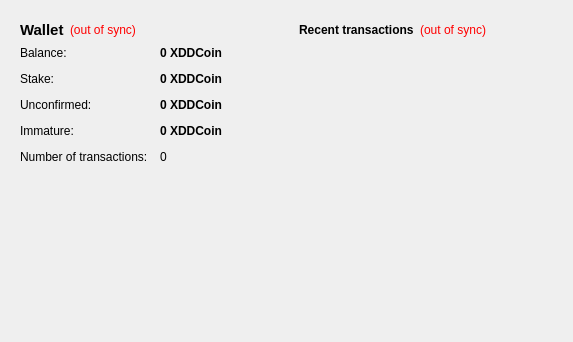
<?xml version="1.0" encoding="UTF-8"?>
<ui version="4.0">
 <class>OverviewPage</class>
 <widget class="QWidget" name="OverviewPage">
  <property name="geometry">
   <rect>
    <x>0</x>
    <y>0</y>
    <width>573</width>
    <height>342</height>
   </rect>
  </property>
  <property name="windowTitle">
   <string>Form</string>
  </property>
  <property name="styleSheet">
   <string notr="true">#OverviewPage {  }</string>
  </property>
  <layout class="QHBoxLayout" name="horizontalLayout" stretch="1,1">
   <item>
    <layout class="QVBoxLayout" name="verticalLayout_2">
     <item>
      <widget class="QFrame" name="frame">
       <property name="styleSheet">
        <string notr="true"/>
       </property>
       <layout class="QVBoxLayout" name="verticalLayout_4">
        <item>
         <layout class="QHBoxLayout" name="horizontalLayout_4">
          <item>
           <widget class="QLabel" name="label_5">
            <property name="font">
             <font>
              <pointsize>11</pointsize>
              <weight>75</weight>
              <bold>true</bold>
             </font>
            </property>
            <property name="styleSheet">
             <string notr="true"></string>
            </property>
            <property name="text">
             <string>Wallet</string>
            </property>
           </widget>
          </item>
          <item>
           <widget class="QLabel" name="labelWalletStatus">
            <property name="toolTip">
             <string>The displayed information may be out of date. Your wallet automatically synchronizes with the XDDCoin network after a connection is established, but this process has not completed yet.</string>
            </property>
            <property name="styleSheet">
             <string notr="true">QLabel { color: red; }</string>
            </property>
            <property name="text">
             <string notr="true">(out of sync)</string>
            </property>
            <property name="alignment">
             <set>Qt::AlignLeading|Qt::AlignLeft|Qt::AlignVCenter</set>
            </property>
           </widget>
          </item>
          <item>
           <spacer name="horizontalSpacer_2">
            <property name="orientation">
             <enum>Qt::Horizontal</enum>
            </property>
            <property name="sizeHint" stdset="0">
             <size>
              <width>40</width>
              <height>20</height>
             </size>
            </property>
           </spacer>
          </item>
         </layout>
        </item>
        <item>
         <layout class="QFormLayout" name="formLayout_2">
          <property name="fieldGrowthPolicy">
           <enum>QFormLayout::AllNonFixedFieldsGrow</enum>
          </property>
          <property name="horizontalSpacing">
           <number>12</number>
          </property>
          <property name="verticalSpacing">
           <number>12</number>
          </property>
          <item row="0" column="0">
           <widget class="QLabel" name="label">
            <property name="styleSheet">
             <string notr="true"></string>
            </property>
            <property name="text">
             <string>Balance:</string>
            </property>
           </widget>
          </item>
          <item row="0" column="1">
           <widget class="QLabel" name="labelBalance">
            <property name="font">
             <font>
              <weight>75</weight>
              <bold>true</bold>
             </font>
            </property>
            <property name="cursor">
             <cursorShape>IBeamCursor</cursorShape>
            </property>
            <property name="toolTip">
             <string>Your current balance</string>
            </property>
            <property name="styleSheet">
             <string notr="true"></string>
            </property>
            <property name="text">
             <string notr="true">0 XDDCoin</string>
            </property>
            <property name="textInteractionFlags">
             <set>Qt::LinksAccessibleByMouse|Qt::TextSelectableByKeyboard|Qt::TextSelectableByMouse</set>
            </property>
           </widget>
          </item>
          <item row="1" column="0">
           <widget class="QLabel" name="label_6">
            <property name="styleSheet">
             <string notr="true"></string>
            </property>
            <property name="text">
             <string>Stake:</string>
            </property>
           </widget>
          </item>
          <item row="1" column="1">
           <widget class="QLabel" name="labelStake">
            <property name="font">
             <font>
              <weight>75</weight>
              <bold>true</bold>
             </font>
            </property>
            <property name="cursor">
             <cursorShape>IBeamCursor</cursorShape>
            </property>
            <property name="toolTip">
             <string>Total of coins that was staked, and do not yet count toward the current balance</string>
            </property>
            <property name="styleSheet">
             <string notr="true"></string>
            </property>
            <property name="text">
             <string notr="true">0 XDDCoin</string>
            </property>
            <property name="textInteractionFlags">
             <set>Qt::LinksAccessibleByMouse|Qt::TextSelectableByKeyboard|Qt::TextSelectableByMouse</set>
            </property>
           </widget>
          </item>
          <item row="2" column="0">
           <widget class="QLabel" name="label_3">
            <property name="styleSheet">
             <string notr="true"></string>
            </property>
            <property name="text">
             <string>Unconfirmed:</string>
            </property>
           </widget>
          </item>
          <item row="2" column="1">
           <widget class="QLabel" name="labelUnconfirmed">
            <property name="font">
             <font>
              <weight>75</weight>
              <bold>true</bold>
             </font>
            </property>
            <property name="cursor">
             <cursorShape>IBeamCursor</cursorShape>
            </property>
            <property name="toolTip">
             <string>Total of transactions that have yet to be confirmed, and do not yet count toward the current balance</string>
            </property>
            <property name="styleSheet">
             <string notr="true"></string>
            </property>
            <property name="text">
             <string notr="true">0 XDDCoin</string>
            </property>
            <property name="textInteractionFlags">
             <set>Qt::LinksAccessibleByMouse|Qt::TextSelectableByKeyboard|Qt::TextSelectableByMouse</set>
            </property>
           </widget>
          </item>
          <item row="3" column="0">
           <widget class="QLabel" name="labelImmatureText">
            <property name="styleSheet">
             <string notr="true"></string>
            </property>
            <property name="text">
             <string>Immature:</string>
            </property>
           </widget>
          </item>
          <item row="3" column="1">
           <widget class="QLabel" name="labelImmature">
            <property name="font">
             <font>
              <weight>75</weight>
              <bold>true</bold>
             </font>
            </property>
            <property name="toolTip">
             <string>Mined balance that has not yet matured</string>
            </property>
            <property name="styleSheet">
             <string notr="true"></string>
            </property>
            <property name="text">
             <string notr="true">0 XDDCoin</string>
            </property>
            <property name="textInteractionFlags">
             <set>Qt::LinksAccessibleByMouse|Qt::TextSelectableByKeyboard|Qt::TextSelectableByMouse</set>
            </property>
           </widget>
          </item>
          <item row="4" column="0">
           <widget class="QLabel" name="label_2">
            <property name="styleSheet">
             <string notr="true"></string>
            </property>
            <property name="text">
             <string>Number of transactions:</string>
            </property>
           </widget>
          </item>
          <item row="4" column="1">
           <widget class="QLabel" name="labelNumTransactions">
            <property name="toolTip">
             <string>Total number of transactions in wallet</string>
            </property>
            <property name="styleSheet">
             <string notr="true"></string>
            </property>
            <property name="text">
             <string notr="true">0</string>
            </property>
           </widget>
          </item>
         </layout>
        </item>
       </layout>
      </widget>
     </item>
     <item>
      <spacer name="verticalSpacer">
       <property name="orientation">
        <enum>Qt::Vertical</enum>
       </property>
       <property name="sizeHint" stdset="0">
        <size>
         <width>20</width>
         <height>40</height>
        </size>
       </property>
      </spacer>
     </item>
     <item>
      <widget class="QLabel" name="label_6">
       <property name="text">
        <string/>
       </property>
       <property name="pixmap">
        <pixmap resource="../bitcoin.qrc">:/images/backg</pixmap>
       </property>
       <property name="scaledContents">
        <bool>false</bool>
       </property>
       <property name="alignment">
        <set>Qt::AlignCenter</set>
       </property>
       <property name="margin">
        <number>-2</number>
       </property>
      </widget>
     </item>
    </layout>
   </item>
   <item>
    <layout class="QVBoxLayout" name="verticalLayout_3">
     <item>
      <widget class="QFrame" name="frame_2">
       <property name="styleSheet">
        <string notr="true"/>
       </property>
       <layout class="QVBoxLayout" name="verticalLayout">
        <item>
         <layout class="QHBoxLayout" name="horizontalLayout_2">
          <item>
           <widget class="QLabel" name="label_4">
            <property name="styleSheet">
             <string notr="true"></string>
            </property>
            <property name="text">
             <string>&lt;b&gt;Recent transactions&lt;/b&gt;</string>
            </property>
           </widget>
          </item>
          <item>
           <widget class="QLabel" name="labelTransactionsStatus">
            <property name="toolTip">
             <string>The displayed information may be out of date. Your wallet automatically synchronizes with the XDDCoin network after a connection is established, but this process has not completed yet.</string>
            </property>
            <property name="styleSheet">
             <string notr="true">QLabel { color: red; }</string>
            </property>
            <property name="text">
             <string notr="true">(out of sync)</string>
            </property>
            <property name="alignment">
             <set>Qt::AlignRight|Qt::AlignTrailing|Qt::AlignVCenter</set>
            </property>
           </widget>
          </item>
          <item>
           <spacer name="horizontalSpacer">
            <property name="orientation">
             <enum>Qt::Horizontal</enum>
            </property>
            <property name="sizeHint" stdset="0">
             <size>
              <width>40</width>
              <height>20</height>
             </size>
            </property>
           </spacer>
          </item>
         </layout>
        </item>
        <item>
         <widget class="QListView" name="listTransactions">
          <property name="styleSheet">
           <string notr="true">QListView { background: transparent; }</string>
          </property>
          <property name="frameShape">
           <enum>QFrame::NoFrame</enum>
          </property>
          <property name="verticalScrollBarPolicy">
           <enum>Qt::ScrollBarAlwaysOff</enum>
          </property>
          <property name="horizontalScrollBarPolicy">
           <enum>Qt::ScrollBarAlwaysOff</enum>
          </property>
          <property name="selectionMode">
           <enum>QAbstractItemView::NoSelection</enum>
          </property>
         </widget>
        </item>
       </layout>
      </widget>
     </item>
     <item>
      <spacer name="verticalSpacer_2">
       <property name="orientation">
        <enum>Qt::Vertical</enum>
       </property>
       <property name="sizeHint" stdset="0">
        <size>
         <width>20</width>
         <height>40</height>
        </size>
       </property>
      </spacer>
     </item>
    </layout>
   </item>
  </layout>
 </widget>
 <resources>
  <include location="../bitcoin.qrc"/>
 </resources>
 <connections/>
</ui>
